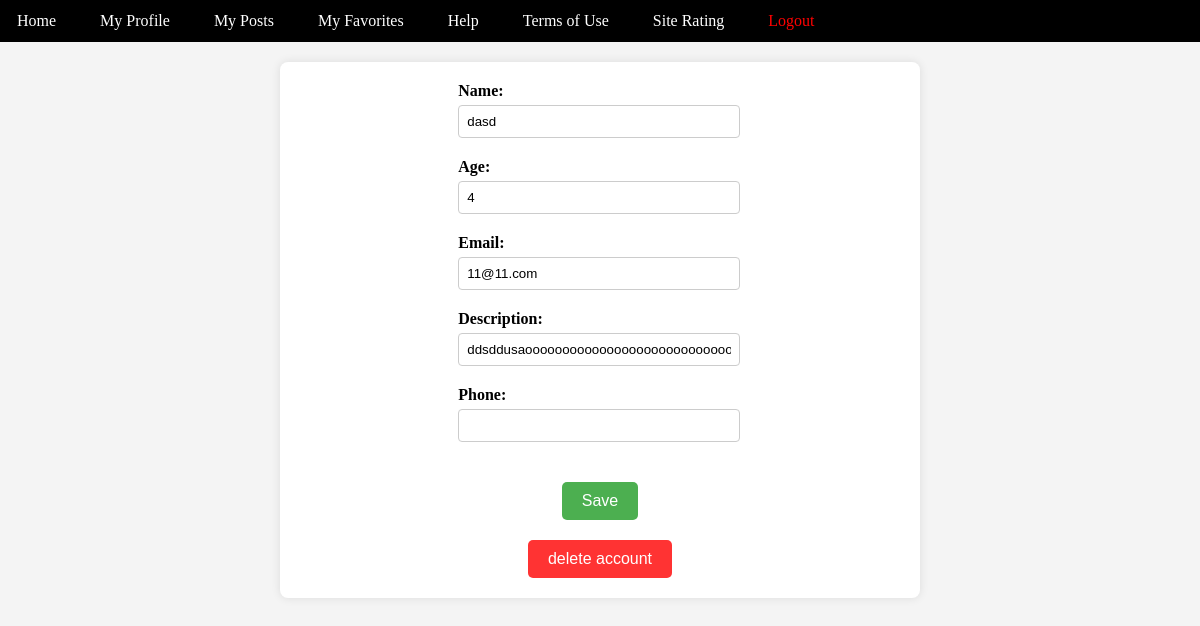
The app's page /profile/ (signed in), older data.
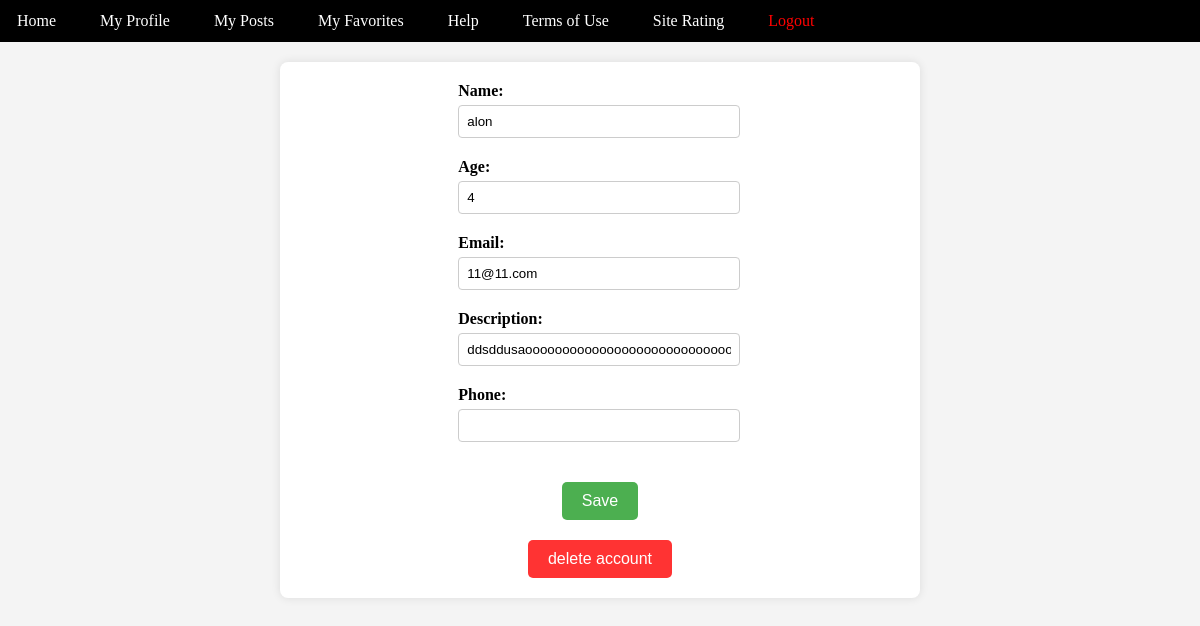
The same page, newer data.
### login/models.py (models this page shows)
class User(models.Model):
    name = models.TextField(null=True)
    mail = models.EmailField(unique=True)
    password = models.CharField(max_length=100)
    age = models.IntegerField(null=True, blank=True)
    description = models.TextField()
    favorites = models.JSONField(default=list)
    my_posts = models.JSONField(default=list)
    site_rating = models.IntegerField(default=0, choices=[(i, i) for i in range(6)])

### project/views.py (the view)
# urls.py: path("profile/", profile, name="profile"),
def profile(request):
    global_user_id = request.session.get('global_user_id')
    context = None
    if global_user_id:
        user = User.objects.get(id=global_user_id)
        context = {'user': user}
    return render(request, 'profilepage.html', context)

### templates/profilepage.html (shortened to what this page needs)
<!DOCTYPE html>
<html lang="eng">
<head>
</head>
<body>
{% extends 'toolbar.html' %}
{% block content %}
<div class="container">
   <form id="profile-form" method="post" action="{% url 'save_profile_changes' %}">
        <div class="profile-info">
            <label for="name">Name:</label>
            <input type="text" id="name" name="name" value="{{ user.name }}" readonly onclick="enableEdit(this)">
        </div>
        <div class="profile-info">
            <label for="age">Age:</label>
            <input type="text" id="age" name="age" value="{{ user.age }}" readonly onclick="enableEdit(this)">
        </div>
        <div class="profile-info">
            <label for="mail">Email:</label>
            <input type="text" id="mail" name="mail" value="{{ user.mail }}" readonly onclick="enableEdit(this)">
        </div>
        <div class="profile-info">
            <label for="description">Description:</label>
            <input type="text" id="description" name="description" value="{{ user.description }}" readonly onclick="enableEdit(this)">
        </div>
       <div class="profile-info">
            <label for="phone">Phone:</label>
            <input type="text" id="phone" name="phone" value="{{ user.phone }}" readonly onclick="enableEdit(this)">
        </div>
    </form>
    <button class="save-button" onclick="saveChanges()">Save</button>
    <form id="deleteForm" action="{% url 'delete_account' %}" method="post">
    <button type="submit" class="delete-button">delete account</button>
</form>
</div>
</body>
</html>
{% endblock %}

Row changes from the older to the newer data that the page shows:
changed User "11@11.com": name "dasd" → "alon"
